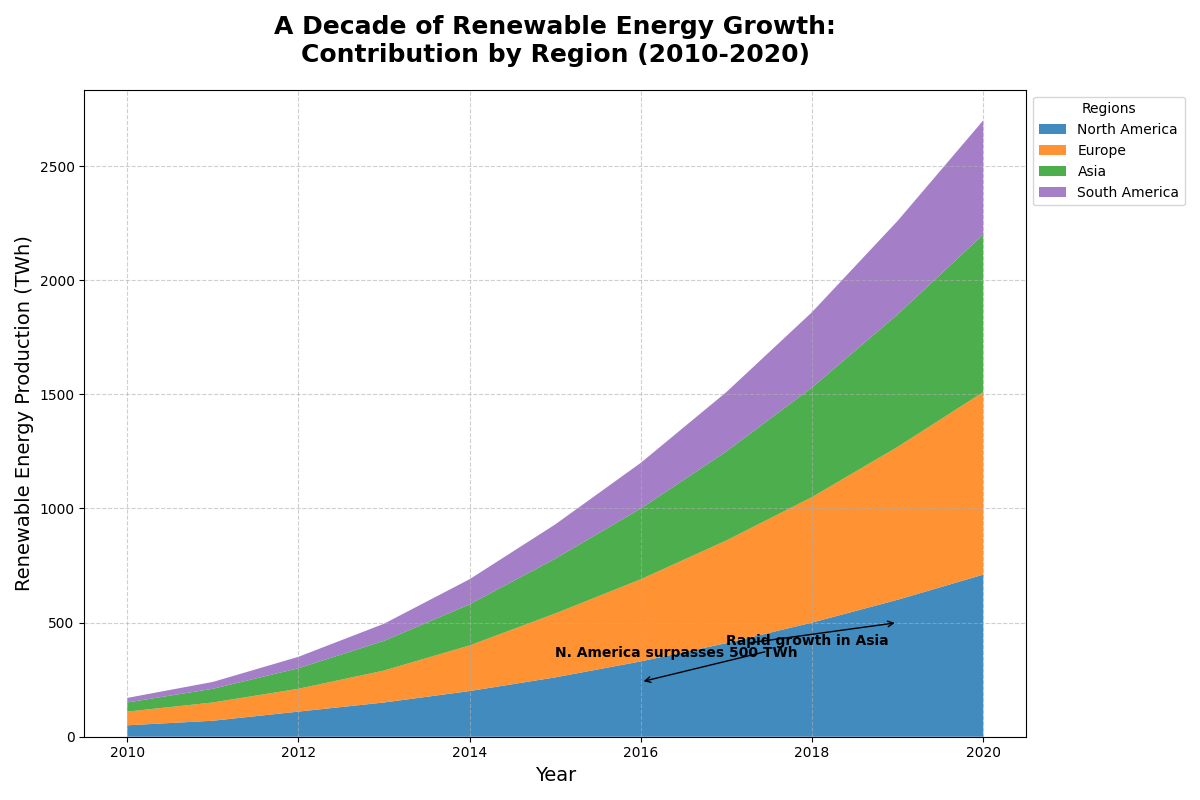

Recreate this plot in Python.
import matplotlib.pyplot as plt
import numpy as np

# Define the years for the x-axis
years = np.arange(2010, 2021)

# Data: Renewable energy production in TWh for various regions
north_america_renewable = [50, 70, 110, 150, 200, 260, 330, 410, 500, 600, 710]
europe_renewable = [60, 80, 100, 140, 200, 280, 360, 450, 550, 670, 800]
asia_renewable = [40, 60, 90, 130, 180, 240, 310, 390, 480, 580, 690]
south_america_renewable = [20, 30, 50, 75, 110, 150, 200, 260, 330, 410, 500]

data = np.array([
    north_america_renewable,
    europe_renewable,
    asia_renewable,
    south_america_renewable
])

# Creating the figure and axis
fig, ax = plt.subplots(figsize=(12, 8))

# Stackplot for renewable energy sources
ax.stackplot(
    years, data, labels=[
        'North America', 'Europe', 'Asia', 'South America'
    ],
    colors=['#1f77b4', '#ff7f0e', '#2ca02c', '#9467bd'], alpha=0.85
)

# Titles, labels, and legend
ax.set_title(
    "A Decade of Renewable Energy Growth:\nContribution by Region (2010-2020)",
    fontsize=18, fontweight='bold', pad=20)
ax.set_xlabel("Year", fontsize=14)
ax.set_ylabel("Renewable Energy Production (TWh)", fontsize=14)
ax.legend(loc='upper left', title="Regions", fontsize=10, bbox_to_anchor=(1, 1))

# Adding grid lines
ax.grid(True, linestyle='--', alpha=0.6)

# Annotating significant growth points
ax.annotate('N. America surpasses 500 TWh', xy=(2019, 500), xytext=(2015, 350),
            arrowprops=dict(facecolor='black', arrowstyle='->'), fontsize=10, fontweight='bold')
ax.annotate('Rapid growth in Asia', xy=(2016, 240), xytext=(2017, 400),
            arrowprops=dict(facecolor='black', arrowstyle='->'), fontsize=10, fontweight='bold')

# Ensuring a good layout to avoid overlap
fig.tight_layout()

# Displaying the plot
plt.show()
